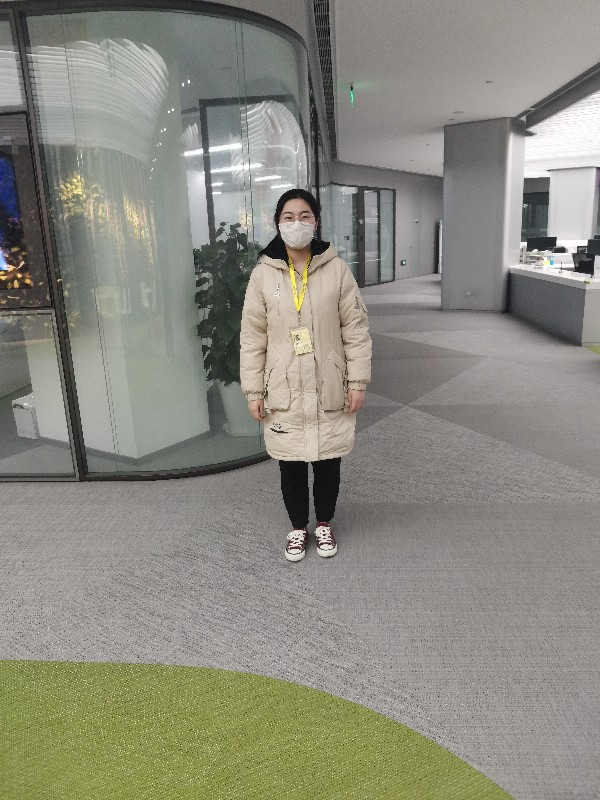
#> input picture JPEGImages/000001.jpg, 600 x 800 px, given in place of test4.jpg, which was not available
$ python HS-Hist.py
#> lines starting #> are read from the running program, lines starting #| are printed output that depends on the picture; after the words box and inside, x2 and y2 are one past the last pixel; in counts of white or black regions, pixels touching at a corner belong together; pictures that were not available may be replaced by others from this repository, and a replacement may not be noted
### test_photo.py
# coding=utf-8
import cv2
import matplotlib.pyplot as plt
from pylab import *


# [16 lines left out: function MedianFilter, not called in this run]


def MedianFilter(Imge,dim):       #Image为待处理图像，dim为滤波器的大小dim*dim
    im=array(Imge)
    sigema=[]
    for i in range(int(dim/2), im.shape[0] - int(dim/2)):
        for j in range(int(dim/2), im.shape[1] - int(dim/2)):
            for a in range(-int(dim/2), -int(dim/2)+dim):
                for b in range(-int(dim/2), -int(dim/2)+dim):
                    sigema.append(img[i + a, j + b])
            sigema.sort()
            im[i, j] = sigema[int(dim*dim/2)]
            sigema = []
    return im

def solve(imagepath):
    img = cv2.imread(imagepath, 0)
    # height, width, channel = image.shape

    image1 = cv2.boxFilter(img, -1, (3, 3), normalize=1)
    image2 = cv2.boxFilter(image1, -1, (3, 3), normalize=1)
    image3 = MedianFilter(image2, 3)
    # image = cv2.boxFilter(image, -1, (
    # 3, 3))
    return img, image1, image2, image3
    # [11 lines of commented-out code are left out]


# [4 lines that do not run on import are left out]

### HS-Hist.py
# coding=utf-8
import matplotlib.pyplot as plt
import cv2
import numpy as np
from test_photo import solve

np.set_printoptions(threshold=np.inf)
image = cv2.imread('test4.jpg')
#> image is the input picture: shape (800, 600, 3); mean B, G, R 127.1, 138, 139.3
# red_mask=cv2.inRange(hsv,np.array([156,43,46]),np.array([180,255,255]))
hue_image = cv2.cvtColor(image, cv2.COLOR_BGR2HSV)
#> hue_image: shape (800, 600, 3); mean H, S, V 36.9, 27.5, 141.4
low_range = np.array([0, 10, 10])
high_range = np.array([60, 255, 255])
th = cv2.inRange(hue_image, low_range, high_range)
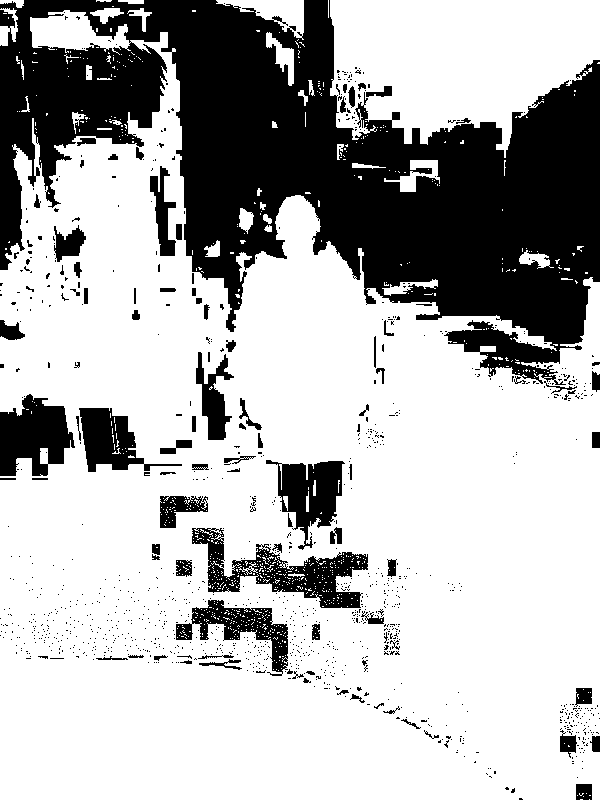
#> th: shape (800, 600); 70.6% white; 1161 black regions (1069 under 20 px), largest, box (x1, y1, x2, y2) and area: (0, 0, 600, 385) 110719, (192, 528, 368, 608) 4969, (0, 394, 75, 476) 4106
red_mask = cv2.inRange(hue_image, np.array([155, 10, 10]), np.array([180, 255, 255]))
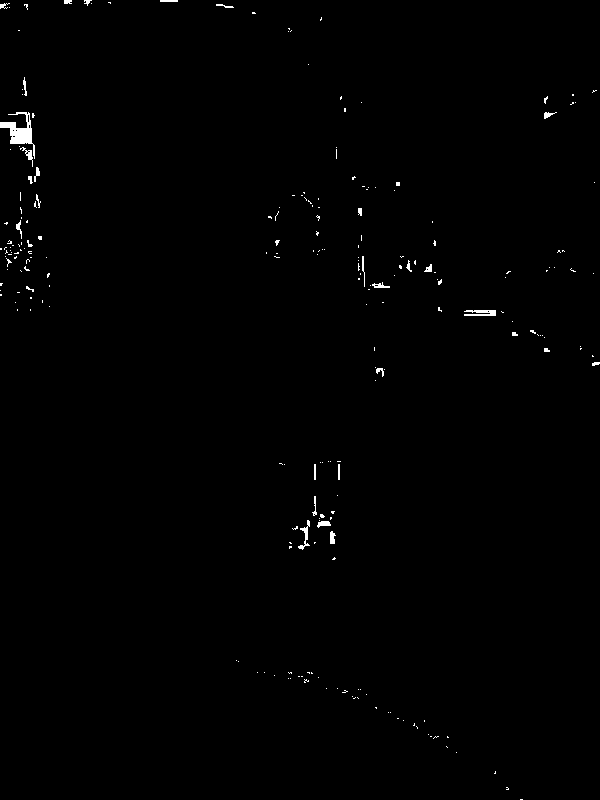
#> red_mask: shape (800, 600); 0.54% white; 232 white regions (202 under 20 px), largest, box (x1, y1, x2, y2) and area: (0, 112, 35, 159) 548, (464, 310, 496, 316) 151, (298, 520, 310, 550) 112
# print(th)
index1 = th == 255
img = np.zeros(image.shape, np.uint8)
img[:, :] = (255, 255, 255)
img[index1] = image[index1]  # (0,0,255)
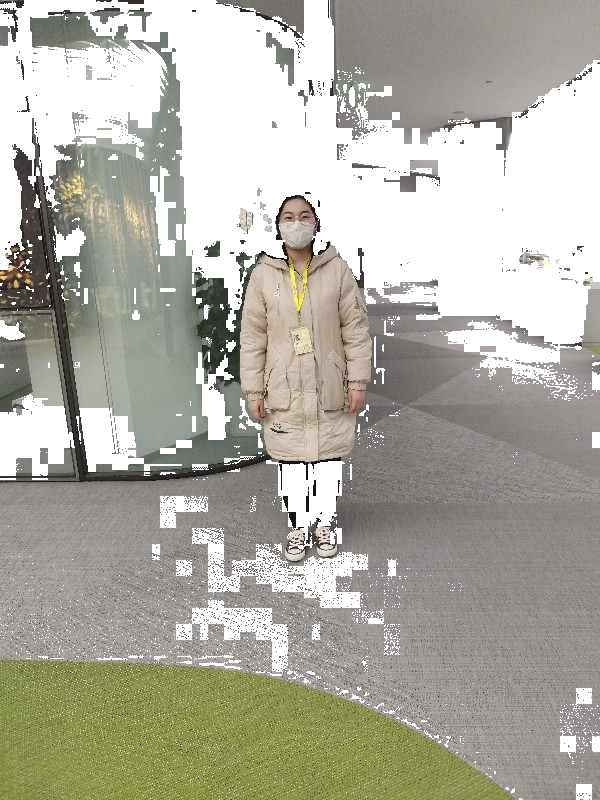
#> img: shape (800, 600, 3); mean B, G, R 163.5, 174.3, 175.9

index2 = red_mask == 255
img_red = np.zeros(image.shape, np.uint8)
img_red[:, :] = (255, 255, 255)
img_red[index2] = image[index2]  # (0,0,255)
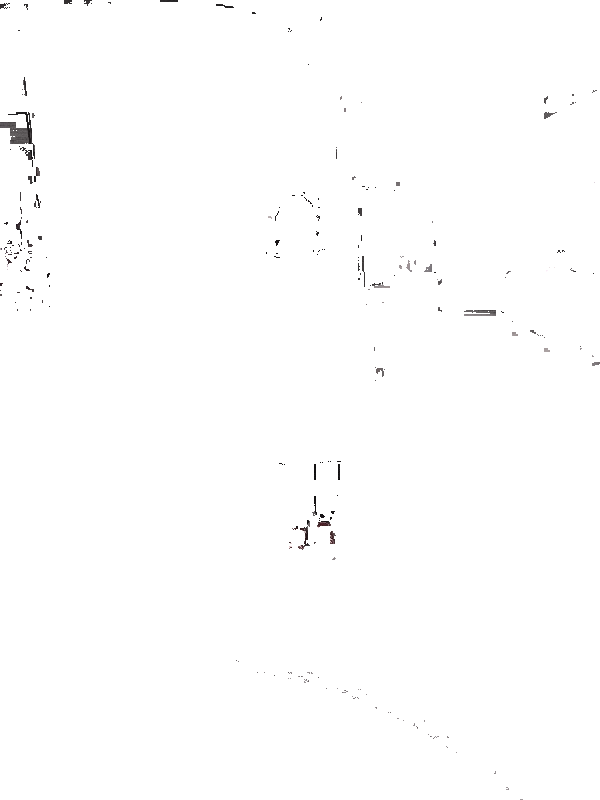
#> img_red: shape (800, 600, 3); mean B, G, R 254, 254, 254

index3 = index1 | index2
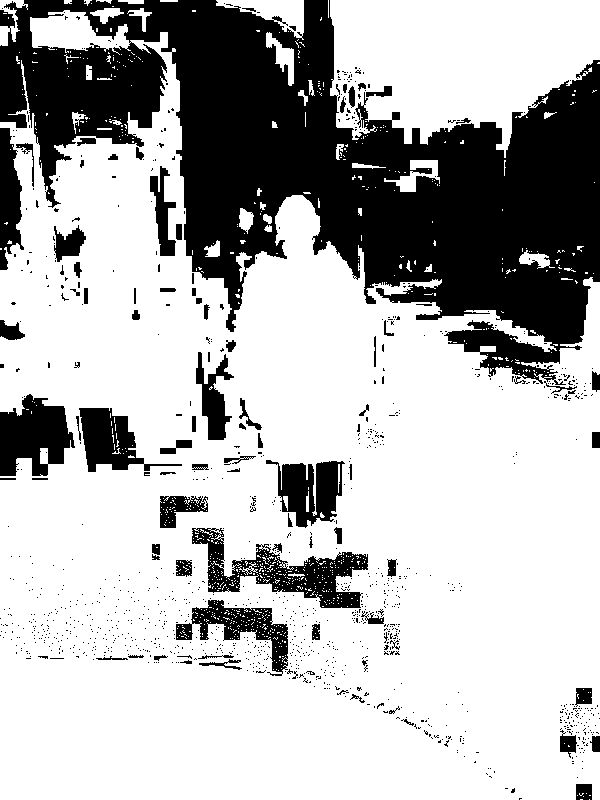
#> index3: shape (800, 600) bool; 71.1% white; 1175 black regions (1087 under 20 px), largest, box (x1, y1, x2, y2) and area: (0, 0, 600, 385) 106441, (192, 528, 368, 608) 4962, (0, 394, 75, 476) 4106
img_sum = np.zeros(image.shape, np.uint8)
img_sum[:, :] = (255, 255, 255)
img_sum[index3] = image[index3]  # (0,0,255)

# cv2.imshow('img', img)
cv2.imwrite('test.jpg', img)
# cv2.imshow('img', img)
cv2.imwrite('test2.jpg', img_red)
cv2.imwrite('test3.jpg', img_sum)
# [11 lines of commented-out code are left out]

image1, image2, image3, image4 = solve('test3.jpg')
#> in solve, `img = cv2.imread(imagepath, 0)`:
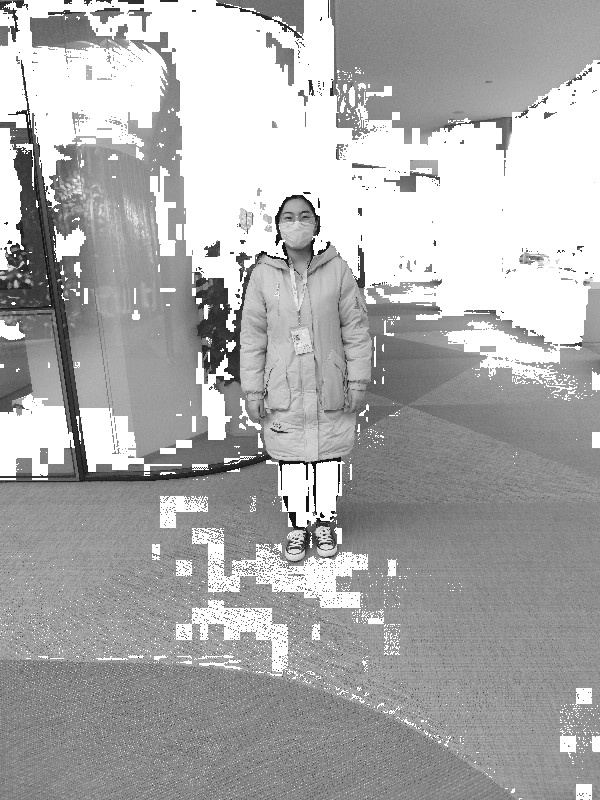
#> img: shape (800, 600); min 2, max 255, mean 172.5
#> in solve, `image2 = cv2.boxFilter(image1, -1, (3, 3), normalize=1)`:
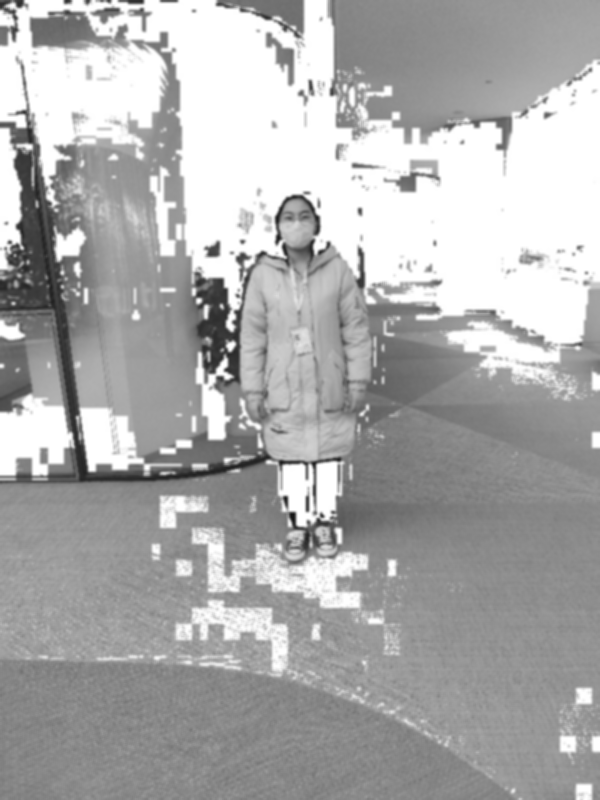
#> image2: shape (800, 600); min 22, max 255, mean 172.5
#> (the run stopped early here; a loop or call above may not have finished)

$ run again, on JPEGImages/000004.jpg
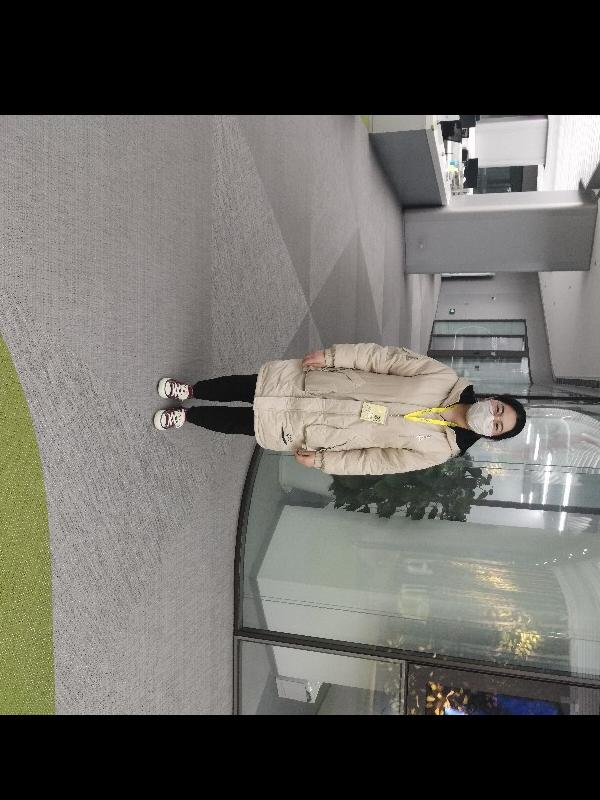
#> input picture JPEGImages/000004.jpg, 600 x 800 px, given in place of test4.jpg, which was not available
#> image is the input picture: shape (800, 600, 3); mean B, G, R 98.7, 103.5, 105.2
#> hue_image: shape (800, 600, 3); mean H, S, V 28.5, 17.3, 106.4
#> `th = cv2.inRange(hue_image, low_range, high_range)`:
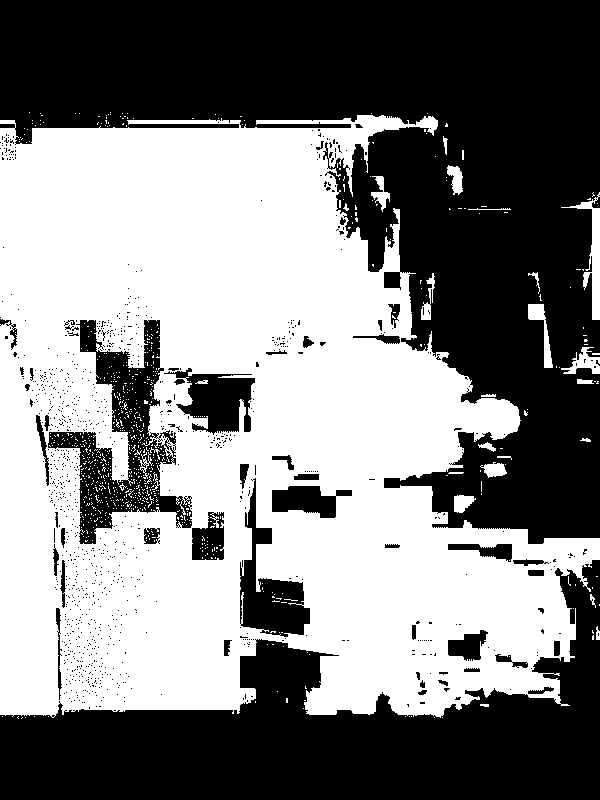
#> th: shape (800, 600); 50.4% white; 1050 black regions (1000 under 20 px), largest, box (x1, y1, x2, y2) and area: (0, 0, 600, 544) 146374, (0, 560, 600, 800) 64405, (48, 320, 192, 544) 10824
#> red_mask: shape (800, 600); 0.7% white; 175 white regions (145 under 20 px), largest, box (x1, y1, x2, y2) and area: (560, 676, 600, 710) 569, (128, 124, 239, 128) 442, (256, 124, 351, 128) 378
#> index3: shape (800, 600) bool; 51.1% white; 1047 black regions (1003 under 20 px), largest, box (x1, y1, x2, y2) and area: (0, 0, 600, 544) 144442, (0, 639, 600, 800) 59570, (48, 320, 192, 544) 10824
#> in solve, `img = cv2.imread(imagepath, 0)`:
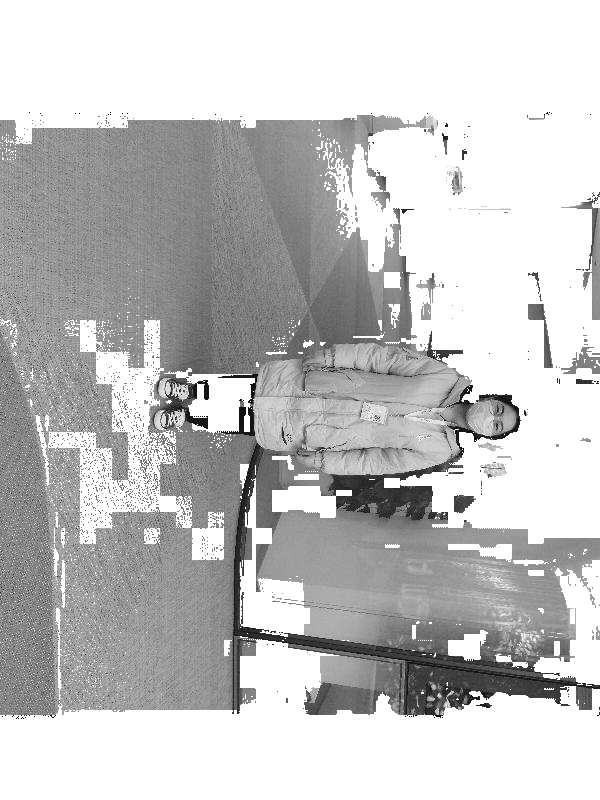
#> img: shape (800, 600); min 2, max 255, mean 195.3
